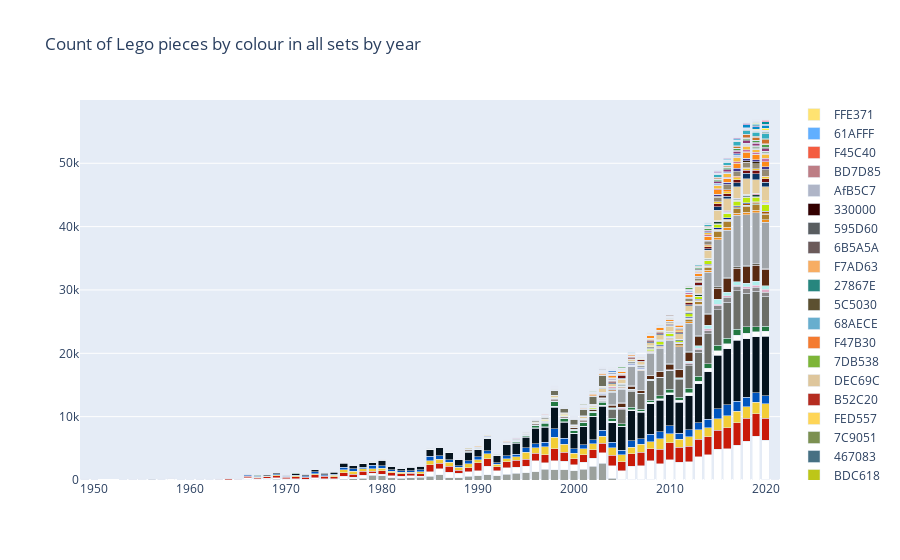

Notebook code for this chart:
### Code cell
stacked_plot("Count of Lego pieces by colour in all sets by year", df_stack_count)
# could filter this by theme
# could add title to legend as 'rbg'
